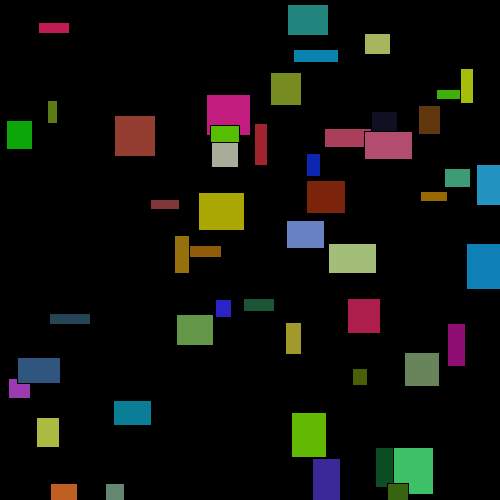
Frame 1 (no input)
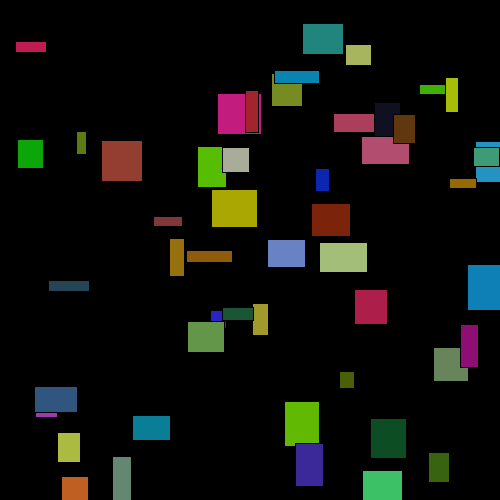
Frame 60 (the mouse pressed at the canvas centre just before this capture)
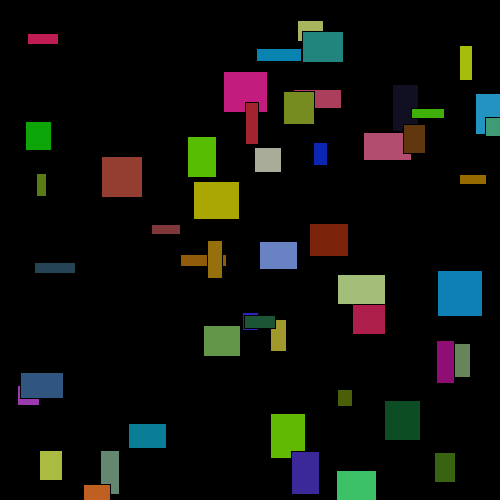
Frame 120 (the mouse held since frame 60 and released just before this capture)

The Processing sketch that drew these frames (run headless with seeded random() and noise(); from frame 60 on, the mouse is pressed at the canvas centre):

// Processing sketch: jiggle_catch
// ── jiggle_catch.pde
// -------------------------------------------------------------
//
// Name: Adam Taylor
//
// Project: This project was for Week 8 of my processing module,
//          to create a simple "jiggle Catch" game from scratch.
//         
// -------------------------------------------------------------

// initial setup of static variables
Rectangle [] rectangles;
final int numRects = 50;
final int WIDTH = 500;
final int HEIGHT = 500;

// used to set the size of the canvas from the static variables
void settings(){
  size(WIDTH,HEIGHT);
}

// My initial setup, including creating new rectangles for each instance in the array
void setup(){
  background(0);
  frameRate(20);
  rectangles = new Rectangle[numRects];
  for(int i=0;i<numRects;i++){
    rectangles[i] = new Rectangle();
  }
}

// Checkes if the point is inside the rectangle
boolean pointInside(int PX, int PY, int RX, int RY, int RW, int RH){
  if ((PX>=RX && PX<=RX+RW) && (PY>=RY && PY<=RY+RH)){
    return (true);
  }else{
    return (false);
  }
}

// used to draw the rectangles to the screen.
void draw(){
  background(0);
  for(int i=0;i<numRects;i++){
    // will only draw the rectangle if the state is true
    if(rectangles[i].State == true){
      rectangles[i].move();
      rectangles[i].draw();
    }
  }
}

// when the mouse is clicked this function will run
void mouseClicked(){
  for(int i=0;i<numRects;i++){
    // if the pointer is inside the rectangle when clicked, it will change state to false
    if(pointInside(mouseX, mouseY, rectangles[i].X, rectangles[i].Y, rectangles[i].W, rectangles[i].H)){
      rectangles[i].State = false;
    }
  }
}

// ── Rectangle.pde
// This class will create randomly coloured and sized rectangles, allowing them to move too.
class Rectangle{
  // Initial setup of all variables used.
  int X, Y, offsetX, offsetY, W, H, R, G, B;
  boolean State;

  Rectangle(){
    // Setting random values for the x,y,w,h,r,g,b values.
    X = (int) random(width);
    Y = (int) random(height);
    W = (int) random(10,50);
    H = (int) random(10,50);
    R = (int) random(200);
    G = (int) random(200);
    B = (int) random(200);
    State = true;
    direction();
    
    
  }
  
  void direction(){
    // Randomly moving the rectangles.
    if ((int) random(2) == 0){
      offsetX = -1;
    } else {
      offsetX = 1;
    }
      
    if ((int) random(2) == 0){
      offsetY = -1;
    } else {
      offsetY = 1;
    } 
  }
  
  // Function to move the rectangles in random directions.
  void move(){
    X=X+offsetX;
    Y=Y+offsetY;
    
    // Randomly changes the direction of the square to make them "jiggle"
    if ((int) random(6) == 0){
      offsetX = -offsetX;
    }
    if ((int) random(6) == 0){
      offsetY = -offsetY;
    }
    
    // detects edges
    if (X > WIDTH-W/2){
      offsetX=-1;}
    if (X < W/2){
      offsetX=1;}
    if (Y > HEIGHT-H/2){
      offsetY=-1;}
    if (Y < H/2){
      offsetY=1;}
  }
  
  // Function to draw the rectangle when .draw() is used
  void draw(){
    fill(R,G,B);
    rect(X,Y,W,H);
  }
}
